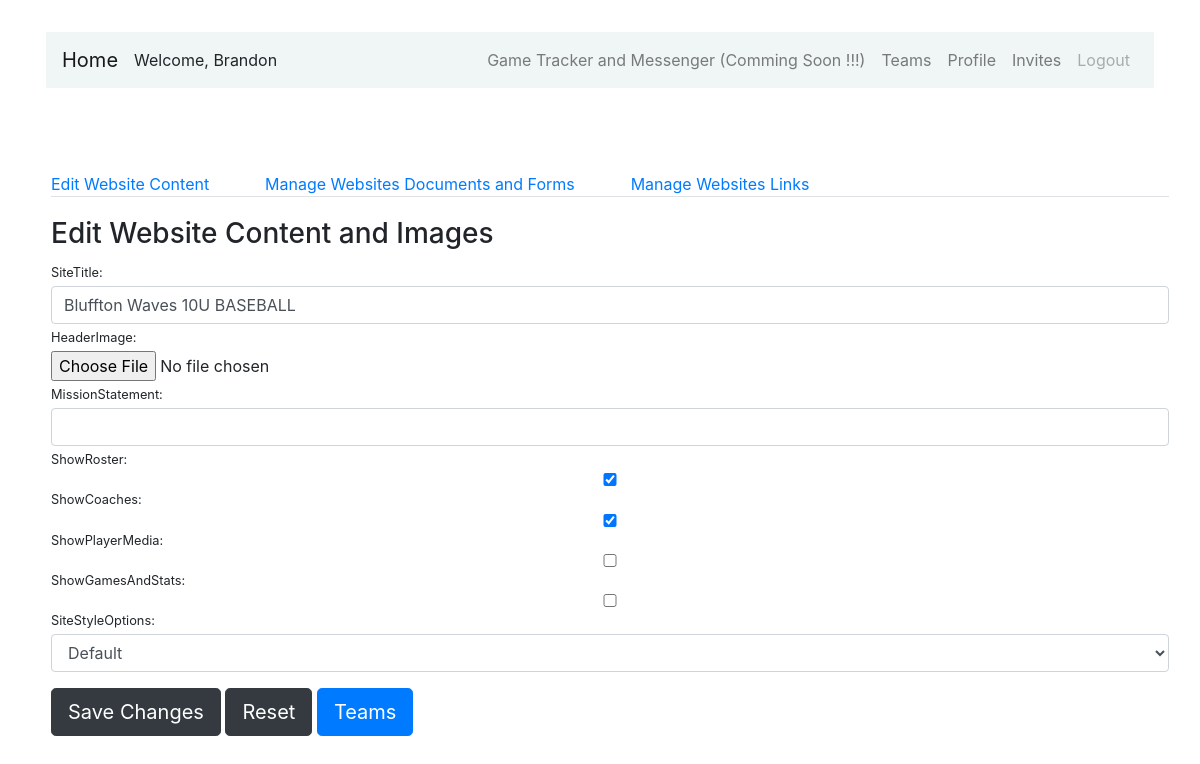
The app's page /team/sites/15 (signed in) with its own data.
### users/models.py (models this page shows, shortened)
class TeamWebsite(models.Model):
      class SiteStyleOptionList(models.TextChoices):
          Default='default'
          Cerulean='cerulean'
          Cosmo='cosmo'
          Cyborg='cyborg'
          Darkly='darkly'
          Flatly='flatly'
          Journal='journal'
          Litera='litera'
          Lumen='lumen'
          Lux='lux'
          Materia='materia'
          Minty='minty'
          Morph='morph'
          Pulse='pulse'
          Quartz='quartz'
          Sandstone='sandstone'
          Simplex='simplex'
          Sketchy='sketchy'
          Slate='slate'
          Solar='solar'
          Spacelab='spacelab'
          Superhero='superhero'
          United='united'
          Vapor='vapor'
          Yeti='yeti'
          Zephyr='zephyr'
      TeamWebsiteID = models.AutoField(primary_key=True)
      TeamName = models.ForeignKey(Team, on_delete=models.CASCADE)
      HeaderImage = models.ImageField(default='default.jpg', upload_to='teamsite_images')
      SiteTitle = models.CharField(max_length=100)
      MissionStatement = models.TextField()
      ShowRoster = models.BooleanField(default=False)
      ShowCoaches = models.BooleanField(default=False)
      ShowPlayerMedia = models.BooleanField(default=False)
      ShowGamesAndStats = models.BooleanField(default=False)
      IsPublicSite = models.BooleanField(default=False)
      SiteStyleOption = models.CharField(max_length=200, choices=SiteStyleOptionList.choices, default=SiteStyleOptionList.Default, null=True,)

### users/teamsite_views.py (the view, shortened to what this page needs)
# urls.py: path('team/sites/<int:id>', EditWebsiteDetailsView, name='website-edit' ),
@login_required
def EditWebsiteDetailsView(request, id):
    if request.method == 'GET':
       websiteContent = get_object_or_404(TeamWebsite, TeamWebsiteID=id)
       website_form = TeamSiteForm(instance=websiteContent)
       website_document_form = TeamSiteDocumentsForm()
       website_documents_list = TeamDocument.objects.filter(SiteID_id=id).all()
       website_links_list = TeamWebsiteExternalLink.objects.filter(SiteID_id=id).all()
       website_link_form = TeamSiteLinksForm()
       context = {'website_form': website_form,
                  'website_document_form': website_document_form,
                  'website_link_form': website_link_form,
                  'website_documents_list': website_documents_list,
                  'website_links_list': website_links_list}
       return render(request, 'teams/site/EditWebsite.html', context)

### users/forms.py
class TeamSiteDocumentsForm(forms.ModelForm):
      Document = forms.FileField(required=False,widget=forms.FileInput(attrs={'class': 'form-control-file'}))
      FileName = forms.CharField(required=False,widget=forms.TextInput(attrs={'class': 'form-control'}))
      ShowOnPublicWebsite = forms.BooleanField(required=False, widget=forms.CheckboxInput(attrs={'class': 'form-control'}))
      ShowOnInternalWebsite = forms.BooleanField(required=False, widget=forms.CheckboxInput(attrs={'class': 'form-control'}))
      class Meta:
        model = TeamDocument
        fields = ['Document', 'FileName', 'ShowOnPublicWebsite',  'ShowOnInternalWebsite']

### users/templates/teams/site/EditWebsite.html (shortened to what this page needs)
{% extends "users/base.html" %}
{% block content %}
    <div class="row my-3 p-3">
    </div>
    <div class="row">
        <form method="post" style="width:100%" enctype="multipart/form-data">
        <div class="panel panel-default" style="width: 100%; padding: 10px; margin: 10px">
            <div id="Tabs" role="tabpanel">
                <ul class="nav nav-tabs" role="tablist">
                    <li class="active" style="padding-right:5%"><a href="#teamedit" aria-controls="personal" role="tab" data-toggle="tab">Edit Website Content</a></li>
                    <li  style="padding-right:5%"><a href="#publicsite" aria-controls="publicsite" role="tab" data-toggle="tab">Manage Websites Documents and Forms</a></li>
                    <li  style="padding-right:5%"><a href="#internalsite" aria-controls="internalsite" role="tab" data-toggle="tab">Manage Websites Links</a></li>
                </ul>
                <div class="tab-content" style="padding-top: 20px">
                    <div role="tabpanel" class="tab-pane active" id="teamedit">
                        <h3>Edit Website Content and Images</h3>
                        <div class="form-row">
                            <div class="col-md-12">
                                <div class="form-group">
                                    <label class="small mb-1">SiteTitle:</label>{{ website_form.SiteTitle }}
                                    <label class="small mb-1">HeaderImage:</label>{{ website_form.HeaderImage }}
                                    <label class="small mb-1">MissionStatement:</label>{{ website_form.MissionStatement }}
                                    <label class="small mb-1">ShowRoster:</label>{{ website_form.ShowRoster }}
                                    <label class="small mb-1">ShowCoaches:</label>{{ website_form.ShowCoaches }}
                                    <label class="small mb-1">ShowPlayerMedia:</label>{{ website_form.ShowPlayerMedia }}
                                    <label class="small mb-1">ShowGamesAndStats:</label>{{ website_form.ShowGamesAndStats }}
                                    <label class="small mb-1">SiteStyleOptions:</label>{{ website_form.SiteStyleOption }}
                                </div>
                            </div>
                        </div>
                        <button type="submit" name="websitecontent" value="websitecontent" class="btn btn-dark btn-lg">Save Changes</button>
                        <button type="reset" class="btn btn-dark btn-lg">Reset</button>
                        <a href="{% url 'teams' %}" class="btn btn-primary btn-lg">Teams</a>
                    </div>
                </div>
            </div>
        </div>
    </form>
        {% endblock content %}

### users/templates/users/base.html (shortened to what this page needs)
<!doctype html>
<html lang="en">
<head>
    <link rel="stylesheet" href="https://maxcdn.bootstrapcdn.com/bootstrap/4.0.0/css/bootstrap.min.css">
	<link rel="stylesheet" href="https://use.fontawesome.com/releases/v5.8.2/css/all.css">
</head>
<body>
  <div class="container p-3 my-3">
    <div class="row">
      <div class="col-md-12">
        <nav class="navbar navbar-expand-md navbar-light " style="background-color: #f0f5f5">
          <a href="/" class="navbar-brand">Home</a>Welcome, {{user.first_name.title|default:'Guest'}}
            <div class="collapse navbar-collapse" id="navbarCollapse">
                <div class="navbar-nav ml-auto">
                  {% if user.is_authenticated %}
                    <ul class="nav ">
                      <li class="nav-item">
                        <a class="nav-link" href="" class="nav-link disabled" class="nav-item nav-link">Game Tracker and Messenger (Comming Soon !!!)</a>
                      </li>
                      <li class="nav-item">
                        <a class="nav-link" href="{% url 'teams' %}" class="nav-item nav-link">Teams</a>
                      </li>
                      <li class="nav-item">
                        <a class="nav-link" href="{% url 'users-profile' %}" class="nav-item nav-link">Profile</a>
                      </li>
                      <li class="nav-item">
                        <a class="nav-link" href="{% url 'team-invites' %}" class="nav-item nav-link">Invites</a>
                      </li>
                      <li class="nav-item">
                        <a class="nav-link disabled" href="{% url 'logout' %}" class="nav-item nav-link">Logout</a></a>
                      </li>
                    </ul>
                  {% else %}
                    <a href="{% url 'login' %}" class="nav-item nav-link">Sign in</a>
                  {% endif %}
                </div>
            </div>
        </nav>
        {% block content %}{% endblock %}
      </div>
    </div>
  </div>
</body>
</html>

### records on screen
TeamWebsite: SiteTitle "Bluffton Waves 10U BASEBALL", ShowRoster "☑", ShowCoaches "☑", SiteStyleOption "Default"

### other values on screen
{{ user.first_name.title|default:'Guest' }} "Brandon"
